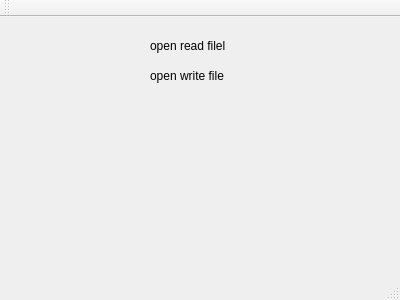
<?xml version="1.0" encoding="UTF-8"?>
<ui version="4.0">
 <class>MainWindow</class>
 <widget class="QMainWindow" name="MainWindow">
  <property name="geometry">
   <rect>
    <x>0</x>
    <y>0</y>
    <width>400</width>
    <height>300</height>
   </rect>
  </property>
  <property name="windowTitle">
   <string>MainWindow</string>
  </property>
  <widget class="QWidget" name="centralWidget">
   <widget class="QLabel" name="label">
    <property name="geometry">
     <rect>
      <x>150</x>
      <y>20</y>
      <width>111</width>
      <height>17</height>
     </rect>
    </property>
    <property name="text">
     <string>open read filel</string>
    </property>
   </widget>
   <widget class="QLabel" name="label_2">
    <property name="geometry">
     <rect>
      <x>150</x>
      <y>50</y>
      <width>101</width>
      <height>17</height>
     </rect>
    </property>
    <property name="text">
     <string>open write file</string>
    </property>
   </widget>
  </widget>
  <widget class="QMenuBar" name="menuBar">
   <property name="geometry">
    <rect>
     <x>0</x>
     <y>0</y>
     <width>400</width>
     <height>22</height>
    </rect>
   </property>
  </widget>
  <widget class="QToolBar" name="mainToolBar">
   <attribute name="toolBarArea">
    <enum>TopToolBarArea</enum>
   </attribute>
   <attribute name="toolBarBreak">
    <bool>false</bool>
   </attribute>
  </widget>
  <widget class="QStatusBar" name="statusBar"/>
 </widget>
 <layoutdefault spacing="6" margin="11"/>
 <resources/>
 <connections/>
</ui>
